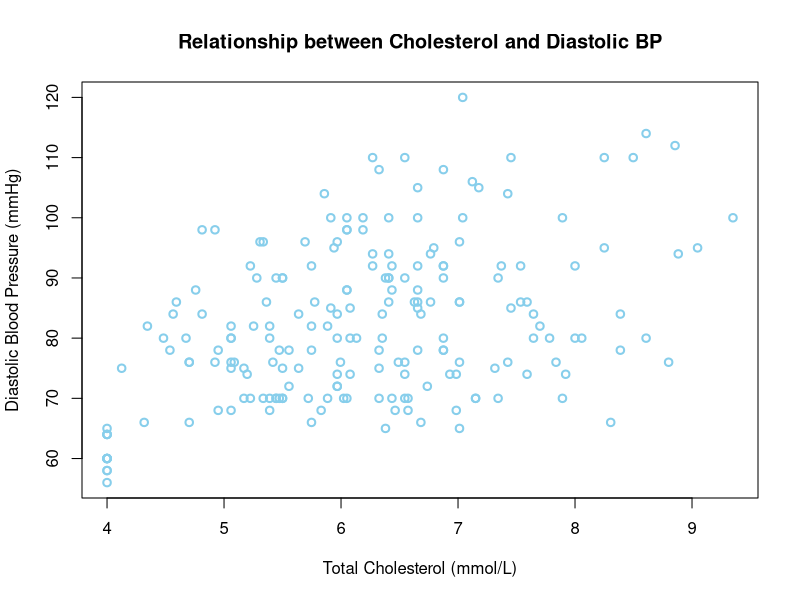
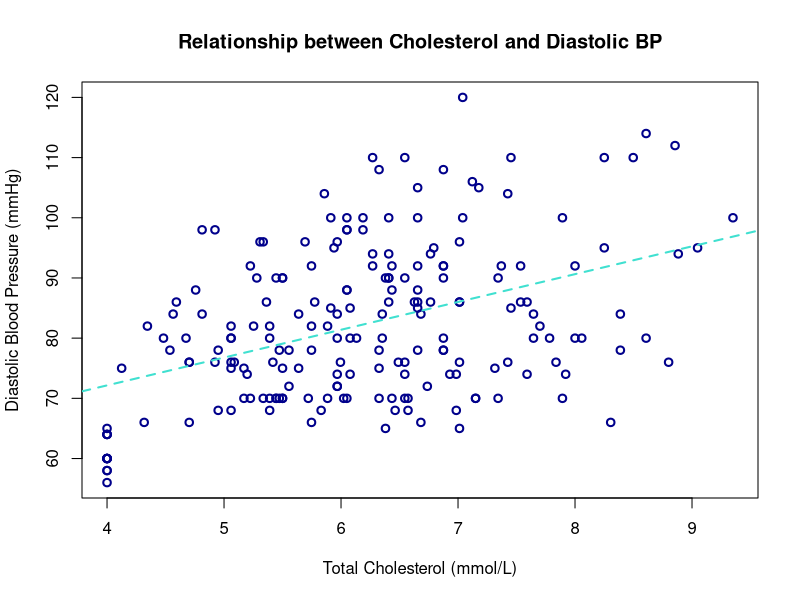
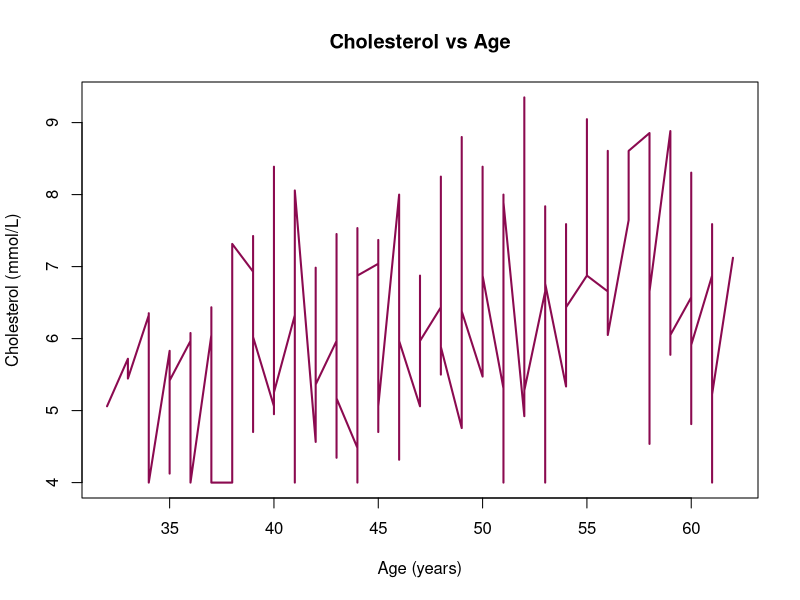
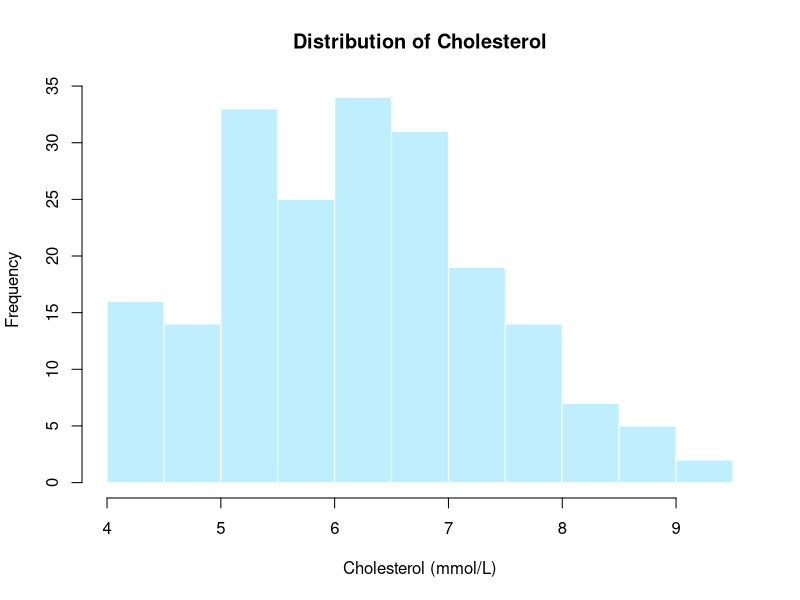
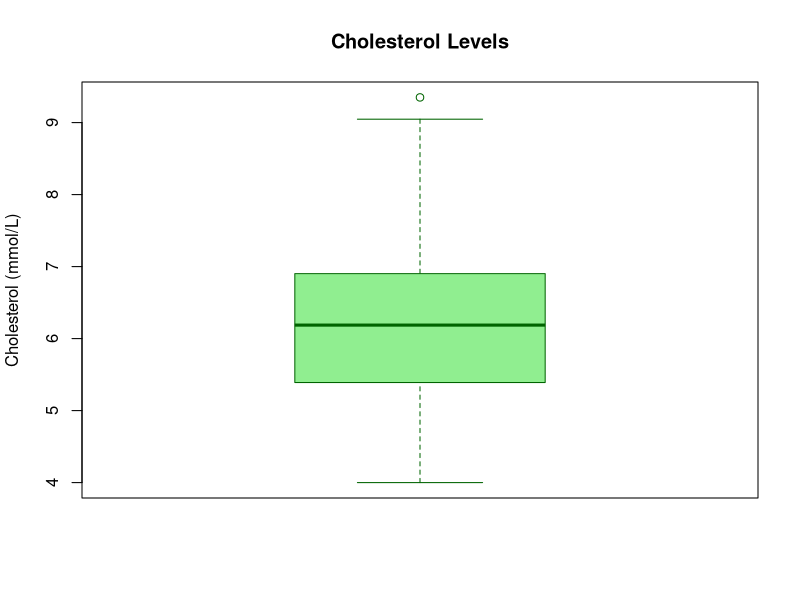
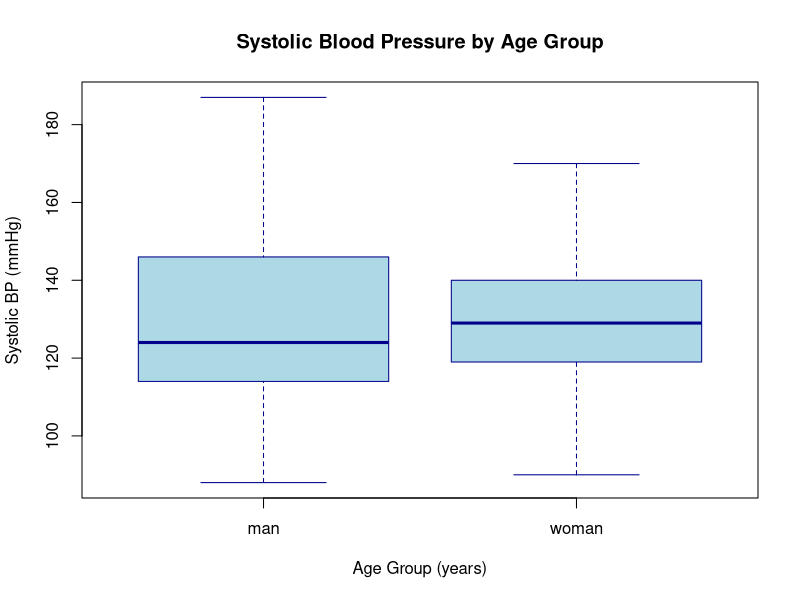

R code for these plots, in order:
library(readxl)

coronary <- read_excel("Assignments/coronary.xlsx")
head(coronary, 3)

plot(
  coronary$dbp ~ coronary$chol,
  type = 'p',
  col = "skyblue",
  lwd = 2,
  xlab = "Total Cholesterol (mmol/L)",
  ylab = "Diastolic Blood Pressure (mmHg)",
  main = "Relationship between Cholesterol and Diastolic BP"
)

spearman_result <- cor.test(
  coronary$chol,
  coronary$dbp,
  method = "spearman",
  exact = FALSE
)

spearman_result

shapiro.test(coronary$chol)

shapiro.test(coronary$dbp)

plot(
  coronary$dbp ~ coronary$chol,
  type = "p",
  col = "blue4",
  lwd = 2,
  xlab = "Total Cholesterol (mmol/L)",
  ylab = "Diastolic Blood Pressure (mmHg)",
  main = "Relationship between Cholesterol and Diastolic BP"
)

abline(lm(dbp ~ chol, data = coronary), col = "turquoise", lwd =2, lty = 2)

coronary <- coronary[order(coronary$age), ]

plot(coronary$age, coronary$chol,
     type = "l",
     col = "deeppink4",
     lwd = 2,
     xlab = "Age (years)",
     ylab = "Cholesterol (mmol/L)",
     main = "Cholesterol vs Age"
     )

hist(coronary$chol,
     main = "Distribution of Cholesterol",
     xlab = "Cholesterol (mmol/L)",
     col = "lightblue1",
     border = "white",
     )

boxplot(coronary$chol,
         main = "Cholesterol Levels",
         ylab = "Cholesterol (mmol/L)",
         col = "lightgreen",
         border = "darkgreen"
         )

boxplot(sbp ~ gender,
        data = coronary,
        main = "Systolic Blood Pressure by Age Group",
        xlab = "Age Group (years)",
        ylab = "Systolic BP (mmHg)",
        col = "lightblue",
        border = "darkblue"
        )
anova_model <- aov (sbp ~ gender, data = coronary)
summary(anova_model)

shapiro.test(residuals(anova_model))

bartlett.test(sbp ~ gender, data = coronary)
